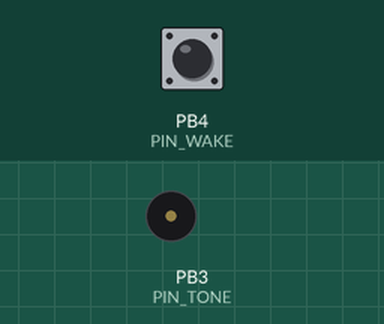
Simulated run of this sketch. Board: ATtiny85, built with avr-gcc and run on an emulated ATtiny85. Shown: buzzer (waves = sounding). The test bench sets the inputs (shaded band); at power-on: PB4 (PIN_WAKE) HIGH. Sleep ends after the set time or at an interrupt.

Above: at 1.2 s.
1.3 s: PB4 (PIN_WAKE) pulled LOW for 0.15 s
At 2.4 s:
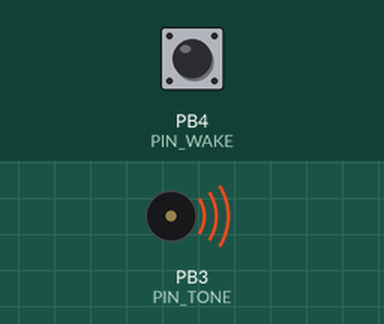
Timing chart, 0 to 32.7 s (numbered marks = the images above; inputs shaded):
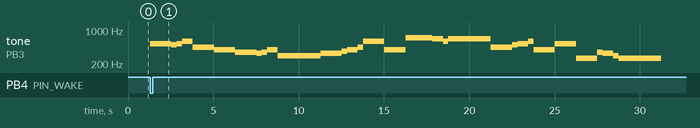

Measured:
- after the input at 1.3 s, tone on PB3 (PIN_TONE): plays 523 Hz for 1.2 s, 493 Hz for 0.31 s, 523 Hz for 0.31 s, 587 Hz for 0.62 s, 440 Hz for 1.2 s, 392 Hz for 1.2 s … (32 notes in this stretch), starting at once

The sketch:

HandWashTimer85.ino
```cpp
#include <avr/sleep.h>
#include <avr/power.h>

//                       +-\/-+
//      Ain0 (D 5) PB5  1|    |8  Vcc
// Tone Ain3 (D 3) PB3  2|    |7  PB2 (D 2) Ain1
// Itrp Ain2 (D 4) PB4  3|    |6  PB1 (D 1) pwm1
//                 GND  4|    |5  PB0 (D 0) pwm0
//                       +----+
#define PIN_WAKE 4
#define PIN_TONE 3

// Duration of a single unit tone.
// This was chosen so that "Pomp and Circumstances" runs for roughly 30 seconds.
#define TONE_UNIT_MS 312

#define B3  246
#define C4  261
#define D4  293
#define E4  329
#define F4  349
#define F4S 370
#define G4  392
#define A4  440
#define B4  493.88
#define C5  523.25
#define D5  587.33
#define E5  659
#define F5  698
#define G5  783
#define A5  880
#define B5  987


ISR (PCINT0_vect)
{
// do something interesting here
}

void setup() {
 pinMode (PIN_TONE, OUTPUT);

//  set_sleep_mode(SLEEP_MODE_PWR_DOWN);
  pinMode(PIN_WAKE, INPUT_PULLUP);
// pinMode (PIN_WAKE, INPUT);
//  digitalWrite (PIN_WAKE, HIGH);  // internal pull-up

// https://forum.arduino.cc/index.php?topic=234010.0
  // pin change interrupt (example for D4)
  PCMSK  |= bit (PCINT4);  // want pin D4 / pin 3
  GIFR   |= bit (PCIF);    // clear any outstanding interrupts
  GIMSK  |= bit (PCIE);    // enable pin change interrupts
}

void loop() {
//  digitalWrite(PIN_TONE, HIGH);
//  delay(500);
//  digitalWrite(PIN_TONE, LOW);
//  delay(500);

  sleepAndWaitForInterrupt();
  playPompAndCircumstance();
//  play(C5, 5);
//  for(int i=0;i<10;i++) {
//  digitalWrite(PIN_TONE, HIGH);
//  delay(100);
//  digitalWrite(PIN_TONE, LOW);
//  delay(100);
//  }
}


void sleepAndWaitForInterrupt() {
//  attachInterrupt(0, wakeUp, FALLING);
//  sleep_mode();
//  detachInterrupt(0);

   set_sleep_mode(SLEEP_MODE_PWR_DOWN);
  ADCSRA = 0;            // turn off ADC
  power_all_disable ();  // power off ADC, Timer 0 and 1, serial interface
  sleep_enable();
  sleep_cpu();
  sleep_disable();
  power_all_enable();    // power everything back on
}

void wakeUp() {
  // Nothing to do on wakeup.
}

/**
   Play a single tone at the given frequency and length (in tone units).
   The length is
*/
void play(float freq, int len) {
  tone(PIN_TONE, freq, len * TONE_UNIT_MS);
  delay(len * TONE_UNIT_MS);
  noTone(PIN_TONE);
}

/**
   Play Pomp and Circumstance
*/
void playPompAndCircumstance() {
  play(C5, 4);
  play(B4, 1);
  play(C5, 1);
  play(D5, 2);
  play(A4, 4);
  play(G4, 4);

  play(F4, 4);
  play(E4, 1);
  play(F4, 1);
  play(G4, 2);
  play(D4, 8);

  play(E4, 4);
  play(F4S, 1);
  play(G4, 2);
  play(A4, 1);
  play(D5, 4);
  play(G4, 4);

  play(F5, 4);
  play(F5, 1);
  play(E5, 2);
  play(D5, 1);
  play(E5, 8);

  play(A4, 4);
  play(B4, 1);
  play(C5, 2);
  play(D5, 1);
  play(G4, 4);
  play(C5, 4);

  play(C4, 4);
  play(F4, 1);
  play(E4, 2);
  play(D4, 1);
  play(C4, 8);
}
```
